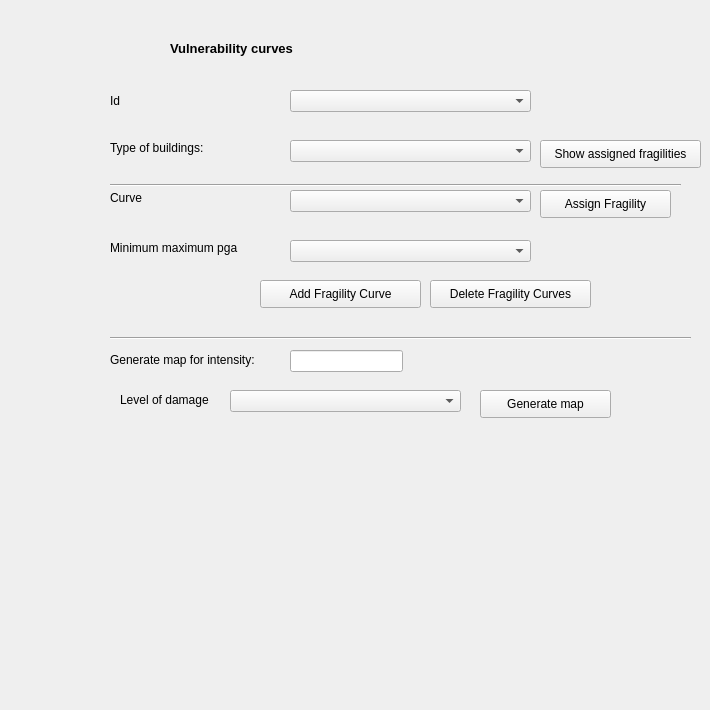
        <widget class="QWidget" name="vulnerability2tab">
         <attribute name="title">
          <string>Vulnerabiility curves</string>
         </attribute>
         <widget class="QLabel" name="label_14">
          <property name="geometry">
           <rect>
            <x>110</x>
            <y>90</y>
            <width>31</width>
            <height>21</height>
           </rect>
          </property>
          <property name="text">
           <string>Id</string>
          </property>
         </widget>
         <widget class="QComboBox" name="idVulnerabilityCurvesComboBox">
          <property name="geometry">
           <rect>
            <x>290</x>
            <y>90</y>
            <width>241</width>
            <height>22</height>
           </rect>
          </property>
         </widget>
         <widget class="QLabel" name="label_15">
          <property name="geometry">
           <rect>
            <x>110</x>
            <y>140</y>
            <width>121</width>
            <height>16</height>
           </rect>
          </property>
          <property name="text">
           <string>Type of buildings:</string>
          </property>
         </widget>
         <widget class="QComboBox" name="typeBuildingsVulnerabilityCurvesComboBox_2">
          <property name="geometry">
           <rect>
            <x>290</x>
            <y>140</y>
            <width>241</width>
            <height>22</height>
           </rect>
          </property>
         </widget>
         <widget class="QLabel" name="label_18">
          <property name="geometry">
           <rect>
            <x>170</x>
            <y>40</y>
            <width>171</width>
            <height>16</height>
           </rect>
          </property>
          <property name="font">
           <font>
            <pointsize>10</pointsize>
            <weight>75</weight>
            <bold>true</bold>
           </font>
          </property>
          <property name="text">
           <string>Vulnerability curves</string>
          </property>
         </widget>
         <widget class="QLabel" name="label_27">
          <property name="geometry">
           <rect>
            <x>110</x>
            <y>190</y>
            <width>53</width>
            <height>16</height>
           </rect>
          </property>
          <property name="text">
           <string>Curve</string>
          </property>
         </widget>
         <widget class="QComboBox" name="selectCurvescomboBox">
          <property name="geometry">
           <rect>
            <x>290</x>
            <y>190</y>
            <width>241</width>
            <height>22</height>
           </rect>
          </property>
         </widget>
         <widget class="QWidget" name="verticalLayoutWidget">
          <property name="geometry">
           <rect>
            <x>120</x>
            <y>440</y>
            <width>561</width>
            <height>261</height>
           </rect>
          </property>
          <layout class="QVBoxLayout" name="layoutPlot"/>
         </widget>
         <widget class="QLabel" name="label_36">
          <property name="geometry">
           <rect>
            <x>110</x>
            <y>350</y>
            <width>171</width>
            <height>20</height>
           </rect>
          </property>
          <property name="text">
           <string>Generate map for intensity:</string>
          </property>
         </widget>
         <widget class="QLabel" name="label_37">
          <property name="geometry">
           <rect>
            <x>120</x>
            <y>390</y>
            <width>101</width>
            <height>20</height>
           </rect>
          </property>
          <property name="text">
           <string>Level of damage</string>
          </property>
         </widget>
         <widget class="QComboBox" name="levelDamagesComboBox">
          <property name="geometry">
           <rect>
            <x>230</x>
            <y>390</y>
            <width>231</width>
            <height>22</height>
           </rect>
          </property>
         </widget>
         <widget class="QPushButton" name="generateMapByCurveButton">
          <property name="geometry">
           <rect>
            <x>480</x>
            <y>390</y>
            <width>131</width>
            <height>28</height>
           </rect>
          </property>
          <property name="text">
           <string>Generate map</string>
          </property>
         </widget>
         <widget class="QLineEdit" name="earthquakeIntensityVulverabilityCurvesText">
          <property name="geometry">
           <rect>
            <x>290</x>
            <y>350</y>
            <width>113</width>
            <height>22</height>
           </rect>
          </property>
         </widget>
         <widget class="QPushButton" name="assignFragilityPushButton">
          <property name="geometry">
           <rect>
            <x>540</x>
            <y>190</y>
            <width>131</width>
            <height>28</height>
           </rect>
          </property>
          <property name="text">
           <string>Assign Fragility</string>
          </property>
         </widget>
         <widget class="QPushButton" name="addFragilityCurveButton">
          <property name="geometry">
           <rect>
            <x>260</x>
            <y>280</y>
            <width>161</width>
            <height>28</height>
           </rect>
          </property>
          <property name="text">
           <string>Add Fragility Curve</string>
          </property>
         </widget>
         <widget class="QPushButton" name="deleteFragilityCurvesButton">
          <property name="geometry">
           <rect>
            <x>430</x>
            <y>280</y>
            <width>161</width>
            <height>28</height>
           </rect>
          </property>
          <property name="text">
           <string>Delete Fragility Curves</string>
          </property>
         </widget>
         <widget class="QPushButton" name="showAssignedFragilitiesButton">
          <property name="geometry">
           <rect>
            <x>540</x>
            <y>140</y>
            <width>161</width>
            <height>28</height>
           </rect>
          </property>
          <property name="text">
           <string>Show assigned fragilities</string>
          </property>
         </widget>
         <widget class="QLabel" name="label_38">
          <property name="geometry">
           <rect>
            <x>110</x>
            <y>240</y>
            <width>161</width>
            <height>16</height>
           </rect>
          </property>
          <property name="text">
           <string>Minimum maximum pga</string>
          </property>
         </widget>
         <widget class="QComboBox" name="minimMaximIMLcomboBox">
          <property name="geometry">
           <rect>
            <x>290</x>
            <y>240</y>
            <width>241</width>
            <height>22</height>
           </rect>
          </property>
         </widget>
         <widget class="Line" name="line">
          <property name="geometry">
           <rect>
            <x>110</x>
            <y>330</y>
            <width>581</width>
            <height>16</height>
           </rect>
          </property>
          <property name="orientation">
           <enum>Qt::Horizontal</enum>
          </property>
         </widget>
         <widget class="Line" name="line_2">
          <property name="geometry">
           <rect>
            <x>110</x>
            <y>170</y>
            <width>571</width>
            <height>31</height>
           </rect>
          </property>
          <property name="orientation">
           <enum>Qt::Horizontal</enum>
          </property>
         </widget>
        </widget>
